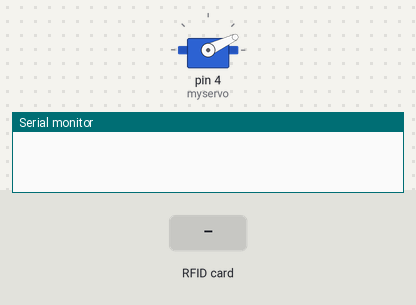
A sketch run on a simulated Arduino Uno, built with avr-gcc and run on an emulated ATmega328P. Shown: servo, the last lines printed to the serial monitor. Inputs (shaded band) come from the test bench.

Above: at 1.2 s.
1.3 s: RFID card A1 2E 5E 79 held to the reader
At 1.6 s:
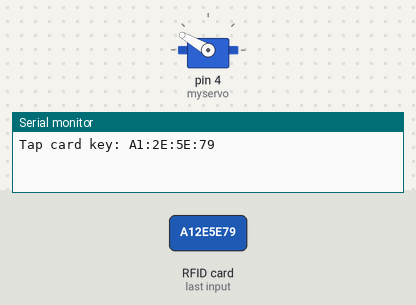
4.3 s: RFID card B0 4D 8E 28 held to the reader
At 6.5 s:
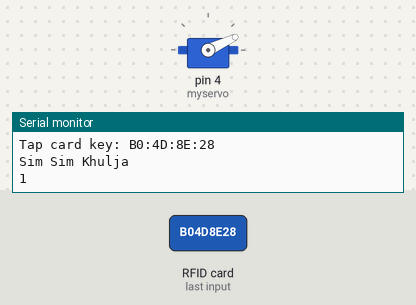
Timing chart, 0 to 8.0 s (numbered marks = the images above; inputs shaded):
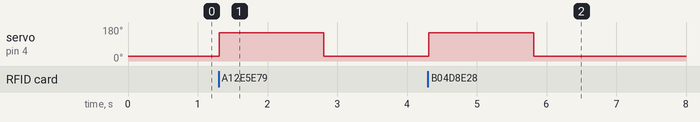

Measured:
- after the input at 1.3 s, servo on pin 4 (myservo): 25° → 150° at once, → 25° 1.5 s later
- after the input at 4.3 s, servo on pin 4 (myservo): 25° → 150° at once, → 25° 1.5 s later

The sketch:

final_rfid.ino
```cpp
#include "SPI.h"
#include "MFRC522.h"

#define SS_PIN 10
#define RST_PIN 9
#define SP_PIN 8
#include <Servo.h>

#define laser 2 // laser sensor input jekono pin e kora jabe


Servo myservo;  // create servo object to control a servo


 char bt='S';
 int card=0; //jatri probesh bahir
 int count=0; //seat er shonkha count korbe
 int stopage=0;

MFRC522 rfid(SS_PIN, RST_PIN);

MFRC522::MIFARE_Key key;

void setup() {
  Serial.begin(9600);
   myservo.attach(4);
   myservo.write(25);
  pinMode(laser, INPUT);//define detect input pin

  SPI.begin();
  rfid.PCD_Init();


}

void loop() {


  if (!rfid.PICC_IsNewCardPresent() || !rfid.PICC_ReadCardSerial())
    return;

  // Serial.print(F("PICC type: "));
  MFRC522::PICC_Type piccType = rfid.PICC_GetType(rfid.uid.sak);
  // Serial.println(rfid.PICC_GetTypeName(piccType));

  // Check is the PICC of Classic MIFARE type
  if (piccType != MFRC522::PICC_TYPE_MIFARE_MINI &&
    piccType != MFRC522::PICC_TYPE_MIFARE_1K &&
    piccType != MFRC522::PICC_TYPE_MIFARE_4K) {
    Serial.println(F("Your tag is not of type MIFARE Classic."));
    return;
  }

  String strID = "";
  for (byte i = 0; i < 4; i++) {
    strID +=
    (rfid.uid.uidByte[i] < 0x10 ? "0" : "") +
    String(rfid.uid.uidByte[i], HEX) +
    (i!=3 ? ":" : "");
  }
  strID.toUpperCase();

  Serial.print("Tap card key: ");
  Serial.println(strID);

  rfid.PICC_HaltA();
  rfid.PCD_StopCrypto1();

  if(strID.indexOf("A1:2E:5E:79") >= 0  && count==0){
      count++;
      //servo door open close code
      myservo.write(150);                  // sets the servo position according to the scaled value
      delay(1500);
      Serial.println("Sim Sim Khulja");
      myservo.write(25);
       Serial.println(count);
    }
   else if(strID.indexOf("B0:4D:8E:28") >= 0  && card==0){
      card++;
      //servo door open close code
      myservo.write(150);                  // sets the servo position according to the scaled value
      delay(1500);
      Serial.println("Sim Sim Khulja");
      myservo.write(25);
       Serial.println(count);
    }
        //strID.indexOf("B0:4D:8E:28") >= 0)

  else if(strID.indexOf("A1:2E:5E:79") >= 0 && card!=0){
      // eita main card...second bar punch korar por bill dekhabe

      Serial.println("Seat Full");
    }
    else if(strID.indexOf("B0:4D:8E:28") >= 0  && count!=0){

      Serial.println("Seat Full");
      }
    else if(strID.indexOf("B0:4D:8E:28") >= 0 && card!=0){
      // eita main card...second bar punch korar por bill dekhabe
      card=0;
      //servo door open close code
      myservo.write(150);                  // sets the servo position according to the scaled value
      delay(1500);

      Serial.println("Your Bill 20taka Has been Deducted");
      Serial.println("Sim Sim Khulja");
      myservo.write(25);
       Serial.println(count);
      }
      else if(strID.indexOf("A1:2E:5E:79") >= 0 && card!=0){
      // eita main card...second bar punch korar por bill dekhabe
      count=0;
      //servo door open close code
      myservo.write(150);                  // sets the servo position according to the scaled value
      delay(1500);

      Serial.println("Your Bill 20taka Has been Deducted");
      Serial.println("Sim Sim Khulja");
      myservo.write(25);
       Serial.println(count);
      }

  }
```
